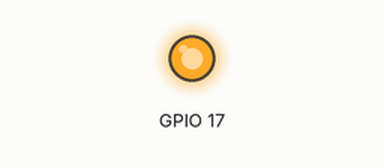
This program was run on a simulated Raspberry Pi (BCM pin numbers). Parts: output pins drawn as LEDs (lit = HIGH). At 5.0 s the program stops and its outputs stay as they are.

Above: at 0.1 s.
At 5.1 s:
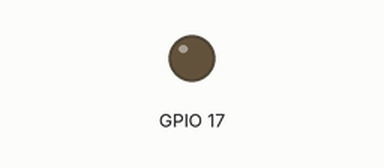
Timing chart, 0 to 6.5 s (numbered marks = the images above):
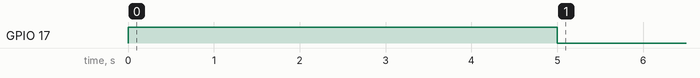

Measured:
- by itself, GPIO 17: LOW → HIGH at 0.00 s, → LOW 5.0 s later

The program:

force_stop.py
```python
import gpiod
import time
from gpiod.line import Direction, Value
LINE = 17

# This script activates GPIO signal pin <LINE> and deactivates it again after 5s
# May be used to simulate a long power button press when combined with a relay (to force a shutdown)

with gpiod.request_lines(
    "/dev/gpiochip0",
    consumer="blink-example",
    config={
        LINE: gpiod.LineSettings(
            direction=Direction.OUTPUT, output_value=Value.ACTIVE
        )
    },
) as request:
        request.set_value(LINE, Value.ACTIVE)
        time.sleep(5)
        request.set_value(LINE, Value.INACTIVE)
```
